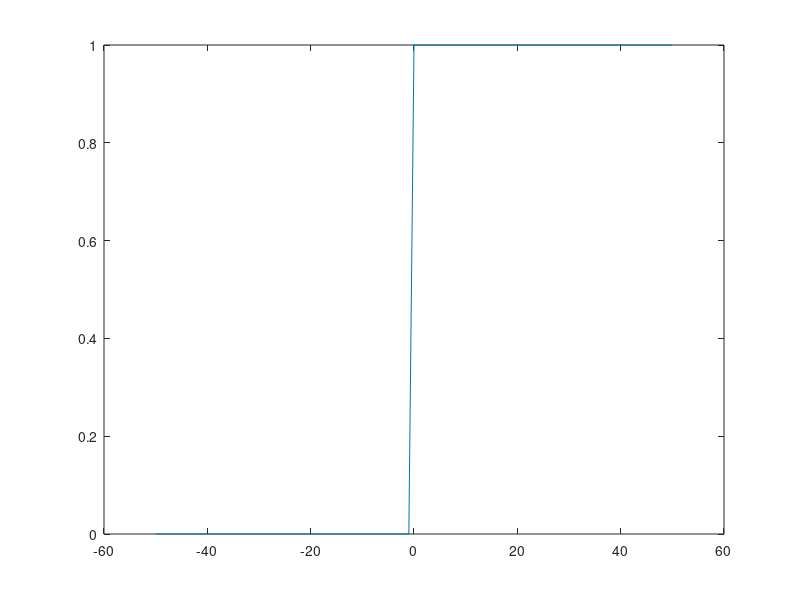

Here is the MATLAB script that generated this plot:
clear all;
close all;
clc;
t=-50:50;
for index=1:length(t)
    if t(index)>=0
        u(index)=1;
    elseif t(index)<0
            u(index)=0;
    endif
endfor
plot(t,u)
